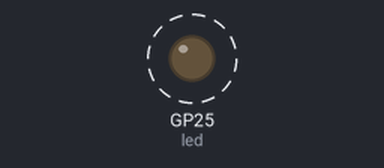
Simulated run of this program. Board: Raspberry Pi Pico running MicroPython. Shown: output pins drawn as LEDs (lit = HIGH). Dashed ring = blinking. What the program prints to the serial console is not drawn.

Above: at 0.5 s.
Timing chart, 0 to 4.6 s (numbered marks = the images above):
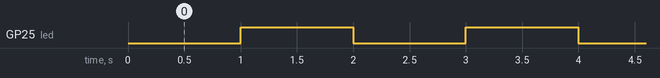

Measured:
- by itself, GP25 (led): alternates HIGH for 1.0 s and LOW for 1.0 s

The program:

04.timer_blink.py
```python
from machine import Pin, Timer
import utime

led = Pin(25, Pin.OUT)
t1 = Timer()

def blink(_timer):
    global led
    led.toggle()

# Timer init, blink will be called every second
t1.init(mode=Timer.PERIODIC, freq=1, callback=blink)

while True:
    print('Idle...')
    utime.sleep(1)
```
